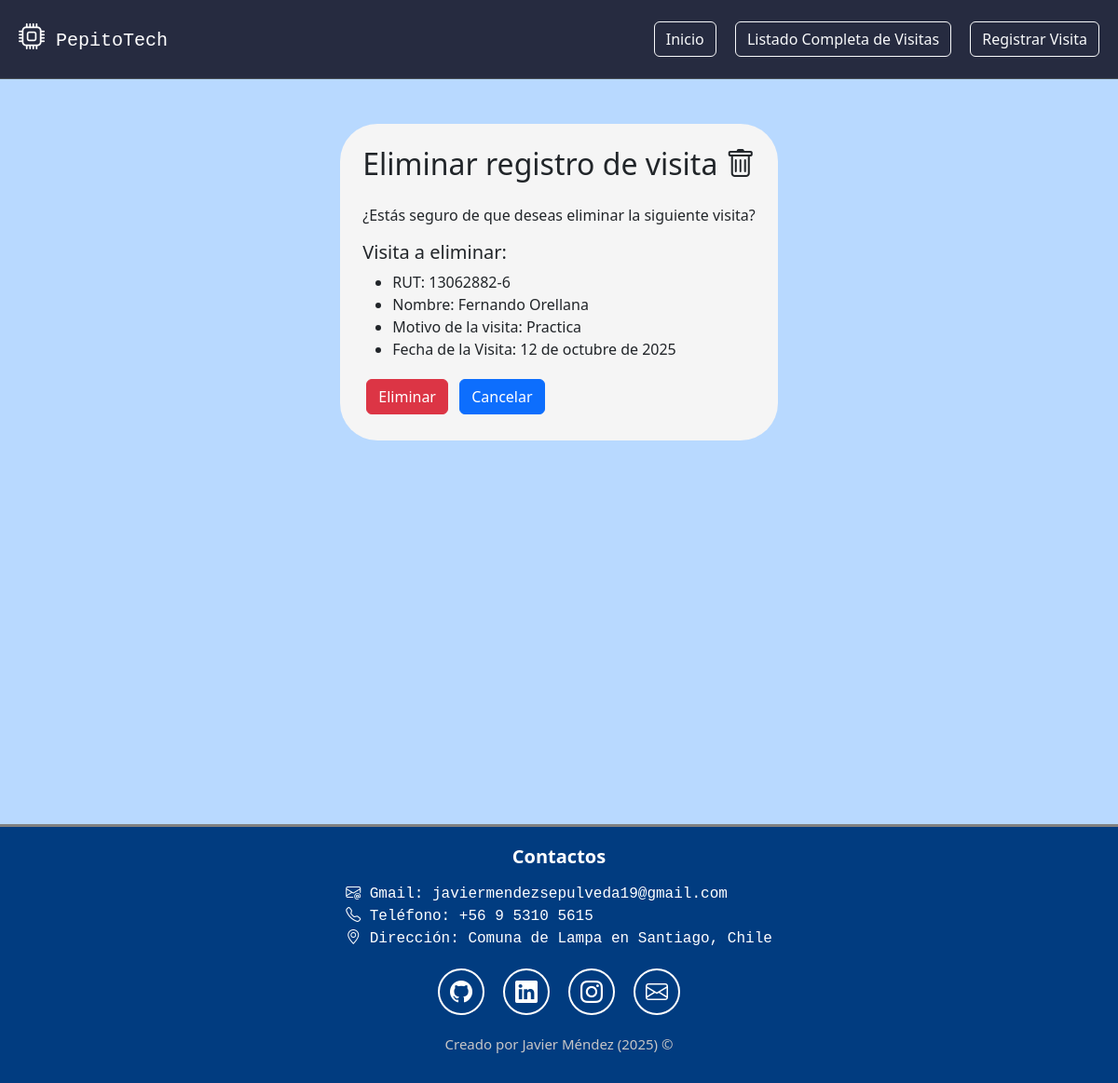
The app's page /visita/eliminar/20/ with its own data.
### SistemaRegistros/models.py (models this page shows, shortened)
class Visita(models.Model):
    rut = models.CharField(max_length=10)
    nombre = models.CharField(max_length=50)
    motivo_visita = models.TextField(max_length=200)
    fecha_visita = models.DateField()
    hora_entrada = models.TimeField()
    hora_salida = models.TimeField()

### SistemaRegistros/views.py (the view)
# urls.py: path("visita/eliminar/<int:id>/", views.eliminar_visita, name="eliminar_visita"),
def eliminar_visita(request, id):
    visita = get_object_or_404(Visita, id=id)
    if request.method == 'POST':
        visita.delete()
        return redirect('lista_visitas')
    return render(request, 'SistemaRegistros/eliminar_visita.html', {'visita': visita})

### SistemaRegistros/templates/SistemaRegistros/eliminar_visita.html (shortened to what this page needs)
{% extends 'SistemaRegistros/base.html' %}
{% block content %}
    <section class="seccion-fondo-claro d-flex flex-column align-items-center">
        <div class="contenedor-formulario p-4 mt-5">
            <h2 class="mb-4">
                Eliminar registro de visita
                <span><i class="bi bi-trash"></i></span>
            </h2>
            <form method="POST">
                <p>¿Estás seguro de que deseas eliminar la siguiente visita?</p>
                <h5>Visita a eliminar:</h5>
                <ul>
                    <li>RUT: {{ visita.rut }}</li>
                    <li>Nombre: {{ visita.nombre }}</li>
                    <li>Motivo de la visita: {{ visita.motivo_visita }}</li>
                    <li>Fecha de la Visita: {{ visita.fecha_visita }}</li>
                </ul>
                <button class="btn btn-danger m-1" type="submit">Eliminar</button>
                <a class="btn btn-primary m-1" href="{% url 'lista_visitas' %}" >Cancelar</a>
            </form>
        </div>
    </section>
{% endblock %}

### SistemaRegistros/static/SistemaRegistros/css/base.css (style rules this page uses)
.seccion-fondo-claro { background-color: #B8D9FF; min-height: 100vh; width: 100%; }
.contenedor-formulario { background-color: whitesmoke; border-radius: 40px; }

### records on screen
Visita: rut "13062882-6", nombre "Fernando Orellana", motivo_visita "Practica", fecha_visita "12 de octubre de 2025"
